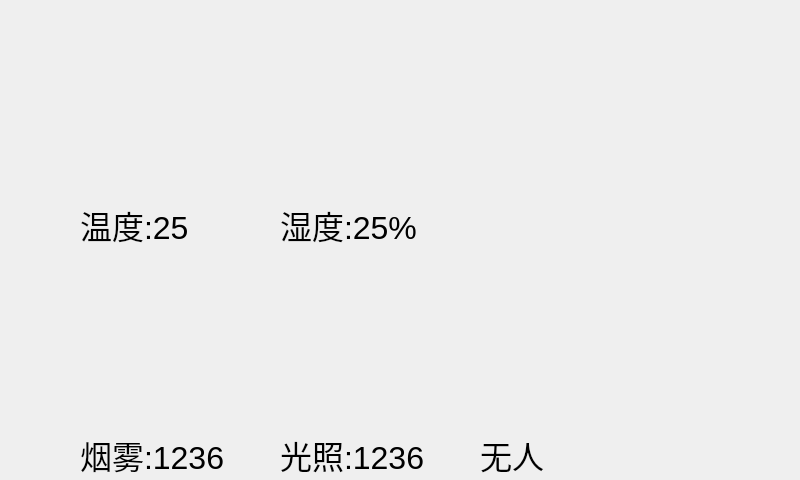
<?xml version="1.0" encoding="UTF-8"?>
<ui version="4.0">
 <class>Sensor</class>
 <widget class="QWidget" name="Sensor">
  <property name="geometry">
   <rect>
    <x>0</x>
    <y>0</y>
    <width>800</width>
    <height>480</height>
   </rect>
  </property>
  <property name="minimumSize">
   <size>
    <width>800</width>
    <height>480</height>
   </size>
  </property>
  <property name="maximumSize">
   <size>
    <width>800</width>
    <height>480</height>
   </size>
  </property>
  <property name="windowTitle">
   <string>Form</string>
  </property>
  <widget class="QPushButton" name="pushButton">
   <property name="geometry">
    <rect>
     <x>650</x>
     <y>30</y>
     <width>100</width>
     <height>100</height>
    </rect>
   </property>
   <property name="text">
    <string/>
   </property>
   <property name="icon">
    <iconset resource="source.qrc">
     <normaloff>:/image/back.png</normaloff>:/image/back.png</iconset>
   </property>
   <property name="iconSize">
    <size>
     <width>100</width>
     <height>100</height>
    </size>
   </property>
   <property name="flat">
    <bool>true</bool>
   </property>
  </widget>
  <widget class="QLabel" name="label_t2">
   <property name="geometry">
    <rect>
     <x>80</x>
     <y>200</y>
     <width>200</width>
     <height>50</height>
    </rect>
   </property>
   <property name="font">
    <font>
     <pointsize>24</pointsize>
    </font>
   </property>
   <property name="text">
    <string>温度:25</string>
   </property>
  </widget>
  <widget class="QLabel" name="label_h">
   <property name="geometry">
    <rect>
     <x>280</x>
     <y>200</y>
     <width>200</width>
     <height>50</height>
    </rect>
   </property>
   <property name="font">
    <font>
     <pointsize>24</pointsize>
    </font>
   </property>
   <property name="text">
    <string>湿度:25%</string>
   </property>
  </widget>
  <widget class="QLabel" name="label_s">
   <property name="geometry">
    <rect>
     <x>80</x>
     <y>430</y>
     <width>200</width>
     <height>50</height>
    </rect>
   </property>
   <property name="font">
    <font>
     <pointsize>24</pointsize>
    </font>
   </property>
   <property name="text">
    <string>烟雾:1236</string>
   </property>
  </widget>
  <widget class="QLabel" name="label_bj">
   <property name="geometry">
    <rect>
     <x>0</x>
     <y>0</y>
     <width>800</width>
     <height>480</height>
    </rect>
   </property>
   <property name="text">
    <string/>
   </property>
   <property name="pixmap">
    <pixmap resource="source.qrc">:/image/4.png</pixmap>
   </property>
   <property name="scaledContents">
    <bool>true</bool>
   </property>
  </widget>
  <widget class="QLabel" name="label">
   <property name="geometry">
    <rect>
     <x>80</x>
     <y>50</y>
     <width>100</width>
     <height>100</height>
    </rect>
   </property>
   <property name="text">
    <string/>
   </property>
   <property name="pixmap">
    <pixmap resource="source.qrc">:/image/wendu.png</pixmap>
   </property>
   <property name="scaledContents">
    <bool>true</bool>
   </property>
  </widget>
  <widget class="QLabel" name="label_2">
   <property name="geometry">
    <rect>
     <x>280</x>
     <y>50</y>
     <width>100</width>
     <height>100</height>
    </rect>
   </property>
   <property name="text">
    <string/>
   </property>
   <property name="pixmap">
    <pixmap resource="source.qrc">:/image/shidu.png</pixmap>
   </property>
   <property name="scaledContents">
    <bool>true</bool>
   </property>
  </widget>
  <widget class="QLabel" name="label_3">
   <property name="geometry">
    <rect>
     <x>80</x>
     <y>280</y>
     <width>100</width>
     <height>100</height>
    </rect>
   </property>
   <property name="text">
    <string/>
   </property>
   <property name="pixmap">
    <pixmap resource="source.qrc">:/image/smoke.png</pixmap>
   </property>
   <property name="scaledContents">
    <bool>true</bool>
   </property>
  </widget>
  <widget class="QLabel" name="label_4">
   <property name="geometry">
    <rect>
     <x>280</x>
     <y>280</y>
     <width>100</width>
     <height>100</height>
    </rect>
   </property>
   <property name="text">
    <string/>
   </property>
   <property name="pixmap">
    <pixmap resource="source.qrc">:/image/light.png</pixmap>
   </property>
   <property name="scaledContents">
    <bool>true</bool>
   </property>
  </widget>
  <widget class="QLabel" name="label_5">
   <property name="geometry">
    <rect>
     <x>480</x>
     <y>280</y>
     <width>100</width>
     <height>100</height>
    </rect>
   </property>
   <property name="text">
    <string/>
   </property>
   <property name="pixmap">
    <pixmap resource="source.qrc">:/image/people.png</pixmap>
   </property>
   <property name="scaledContents">
    <bool>true</bool>
   </property>
  </widget>
  <widget class="QLabel" name="label_l">
   <property name="geometry">
    <rect>
     <x>280</x>
     <y>430</y>
     <width>200</width>
     <height>50</height>
    </rect>
   </property>
   <property name="font">
    <font>
     <pointsize>24</pointsize>
    </font>
   </property>
   <property name="text">
    <string>光照:1236</string>
   </property>
  </widget>
  <widget class="QLabel" name="label_p">
   <property name="geometry">
    <rect>
     <x>480</x>
     <y>430</y>
     <width>200</width>
     <height>50</height>
    </rect>
   </property>
   <property name="font">
    <font>
     <pointsize>24</pointsize>
    </font>
   </property>
   <property name="text">
    <string>无人</string>
   </property>
  </widget>
  <zorder>label_bj</zorder>
  <zorder>pushButton</zorder>
  <zorder>label_t2</zorder>
  <zorder>label_h</zorder>
  <zorder>label_s</zorder>
  <zorder>label</zorder>
  <zorder>label_2</zorder>
  <zorder>label_3</zorder>
  <zorder>label_4</zorder>
  <zorder>label_5</zorder>
  <zorder>label_l</zorder>
  <zorder>label_p</zorder>
 </widget>
 <resources>
  <include location="source.qrc"/>
 </resources>
 <connections/>
</ui>
